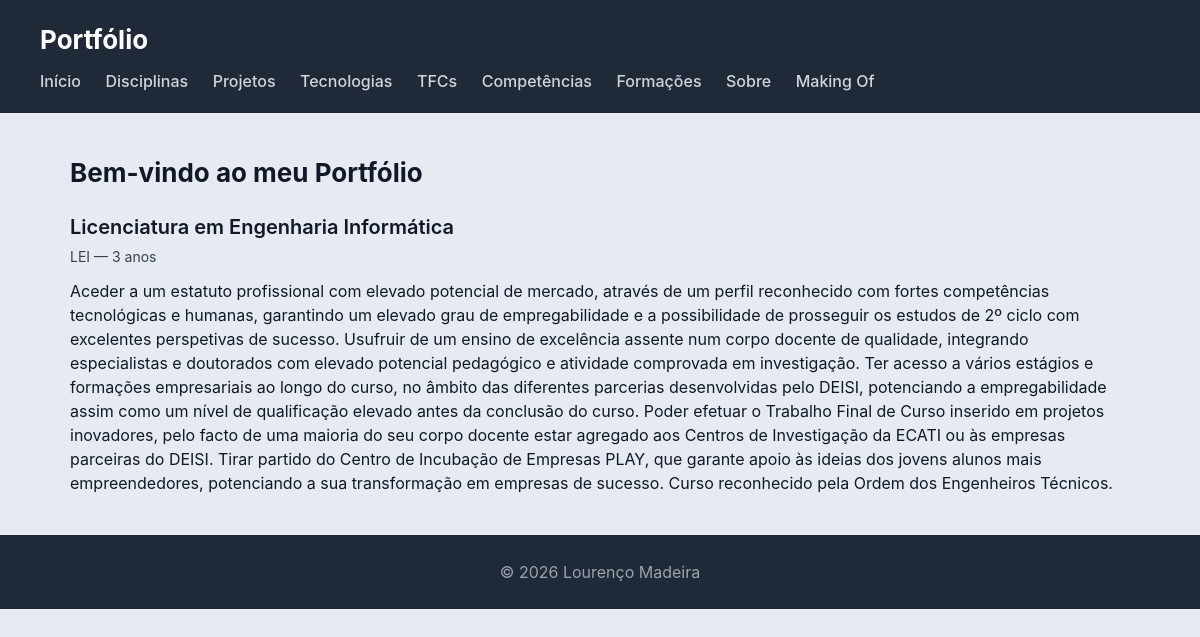
The page /portfolio/ on the database its author committed.
### portfolio/models.py (models this page shows, shortened)
class Licenciatura(models.Model):
    nome = models.CharField(max_length=200)
    sigla = models.CharField(max_length=20)
    descricao = models.TextField()
    url = models.URLField()
    duracao_anos = models.IntegerField()

### portfolio/views.py (the view)
# urls.py: path('', views.index_view, name='portfolio_index'),
def index_view(request):
    licenciatura = Licenciatura.objects.first()
    return render(request, 'portfolio/index.html', {'licenciatura': licenciatura})

### portfolio/templates/portfolio/index.html
{% extends "portfolio/base.html" %}
{% block content %}
<h2>Bem-vindo ao meu Portfólio</h2>
{% if licenciatura %}
<article>
    <header>
        <h3>{{ licenciatura.nome }}</h3>
        <p>{{ licenciatura.sigla }} — {{ licenciatura.duracao_anos }} anos</p>
    </header>
    <section>
        <p>{{ licenciatura.descricao }}</p>
    </section>
</article>
{% endif %}
{% endblock %}

### escola/static/escola/styles.css (style rules this page uses)
* { box-sizing: border-box; margin: 0; padding: 0; }
body { font-family: "Inter", "Segoe UI", system-ui, -apple-system, sans-serif; background: #e6ebf2; color: #111827; line-height: 1.5; }
h2 { margin-bottom: 20px; font-size: 26px; }
article > header { margin-bottom: 12px; }
article > header > h3 { font-size: 20px; font-weight: 600; margin-bottom: 4px; }
article > header > p { font-size: 14px; color: #374151; }
article > section { margin-top: 10px; }

### rows shown on the page
Licenciatura: nome "Licenciatura em Engenharia Informática", sigla "LEI", duracao_anos "3", descricao "Aceder a um estatuto profissional com elevado potencial de mercado, através de um perfil reconhecido com fortes competências tecnológicas e humanas, garantindo um elevado grau de empregabilidade e a possibilidade de prosseguir os estudos de 2º ciclo com excelentes perspetivas de sucesso. Usufruir de um ensino de excelência assente num corpo docente de qualidade, integrando especialistas e doutorados com elevado potencial pedagógico e atividade comprovada em investigação. Ter acesso a vários estágios e formações empresariais ao longo do curso, no âmbito das diferentes parcerias desenvolvidas pelo DEISI, potenciando a empregabilidade assim como um nível de qualificação elevado antes da…"
